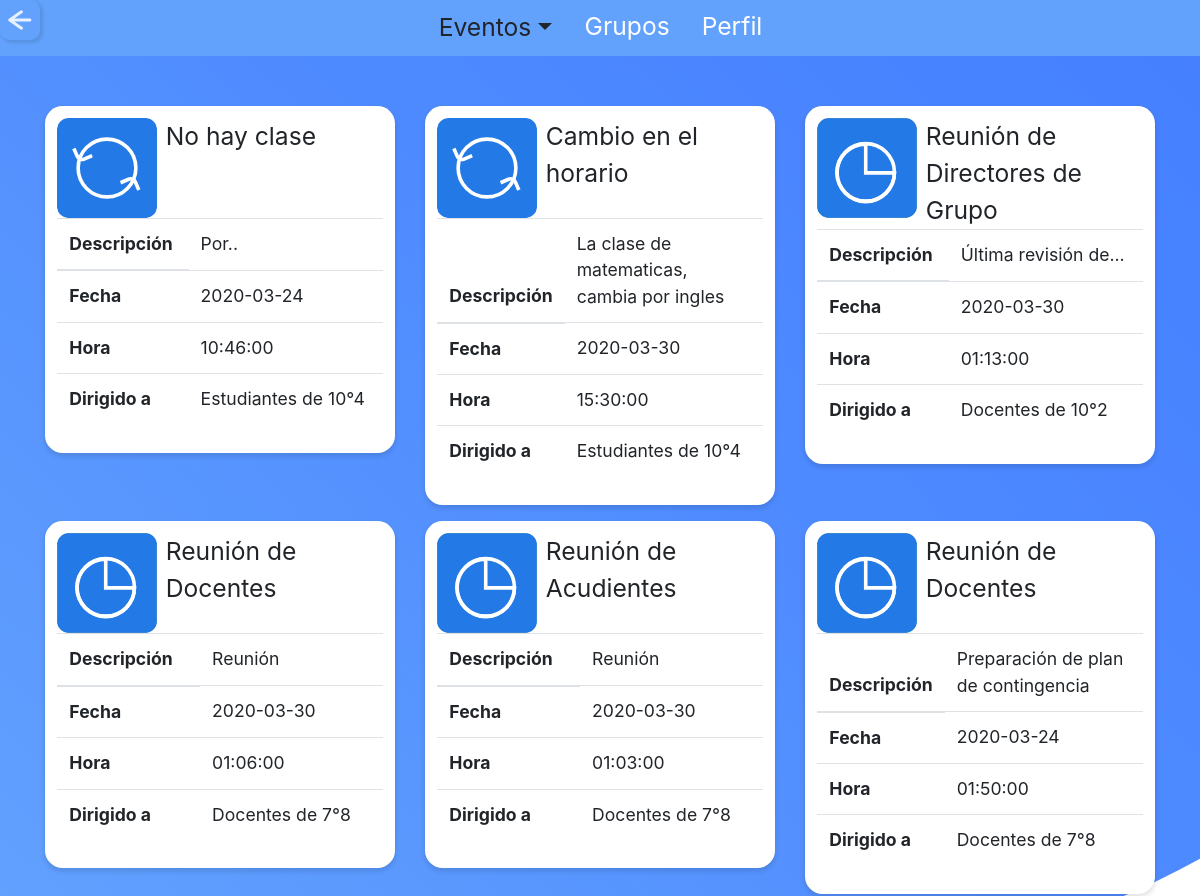
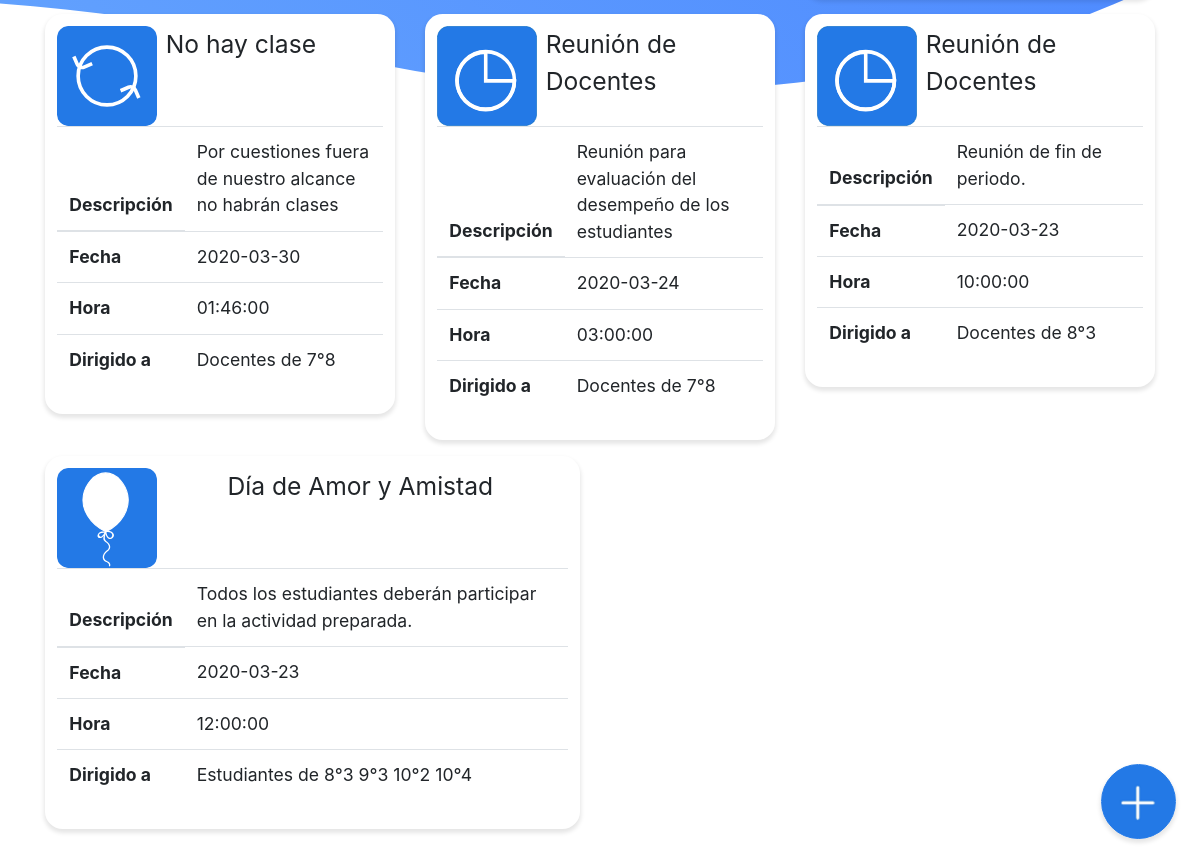
Page /admin/eventos.php (signed in) on the committed database (2 pictures, top to bottom).
### tables this page shows
CREATE TABLE `tbl_evento` (
  `id_evento` int(11) NOT NULL,
  `titulo_e` varchar(30) NOT NULL,
  `descripcion_e` text NOT NULL,
  `estado_e` varchar(10) NOT NULL,
  `id_tipo` varchar(40) NOT NULL,
  `id_fecha` varchar(40) NOT NULL,
  `id_horas` varchar(40) NOT NULL,
  `id_administrador` varchar(10) NOT NULL,
  `id_moderador` varchar(10) NOT NULL,
  `fecha_creacion_evento` datetime NOT NULL
);

CREATE TABLE `tbl_fecha_evento` (
  `id_fecha` varchar(40) NOT NULL,
  `fecha_publicacion` date NOT NULL,
  `fecha_evento` date NOT NULL,
  `fecha_eliminacion` date NOT NULL,
  `fecha_creacion` datetime NOT NULL
);

CREATE TABLE `tbl_hora_evento` (
  `id_horas` varchar(40) NOT NULL,
  `hora_publicacion` time NOT NULL,
  `hora_evento` time NOT NULL,
  `hora_eliminacion` time NOT NULL,
  `fecha_creacion_hora` datetime NOT NULL
);

CREATE TABLE `tbl_eventoxgrupo` (
  `id_evento` int(11) NOT NULL,
  `codigo_g` varchar(10) NOT NULL,
  `estudiante` int(11) NOT NULL,
  `acudiente` int(11) NOT NULL,
  `docente` int(11) NOT NULL
);

CREATE TABLE `tbl_grupo` (
  `codigo_g` varchar(10) NOT NULL,
  `grado_g` int(11) NOT NULL,
  `grupo_g` varchar(3) NOT NULL,
  `id_jornada` varchar(3) NOT NULL
);

### admin/eventos.php (the view, shortened to what this page needs)
<?php
  include "../php/conexion.php";
  include "../php/variables.php";
?>
<!doctype html>
<html>
  <head>
  <?php
    $title="Administrador | SchoolTime";
    echo Links($title);
    ?>
  </head>
  <body >
  <?php
$titulo="eventos";
echo Eventos($titulo);
$estado=$_REQUEST['id'];
?>
    <br>
    <br>
    <br>
    <br>
    <div class="container">
      <div class="row">
  <?php
	$query="SELECT * FROM tbl_evento  WHERE estado_e='$estado' order by id_evento desc";
  $resultado=$conexion->query($query);
	while ($row=$resultado->fetch_assoc()){
    $id_evento_actual = $row['id_evento'];
  ?>
  <div class="col-sm">
            <div class="card evento" onclick="lig(4)">
    <div class="row no-gutters">
      <div class="col-md-4">
        <?php if($row['id_tipo']=="00B"){
          ?>
          <img class="tipo-evento" src="../svg/cambio.svg">
          <?php
        }elseif($row['id_tipo']=="00C"){
          ?>
          <img class="tipo-evento" src="../svg/reunion.svg">
          <?php
        }else{
          ?>
          <img class="tipo-evento" src="../svg/fiesta.svg">
<?php
        }?>
      </div>
      <div class="col-md-7">
          <div class=" titulo_perfil large"><?php echo $row['titulo_e']?></div>
    </div>
  </div>
  <table class="table">
  <thead>
    <tr>
      <th  scope="col">Descripción</th>
      <td class="st_ryde"><?php echo $row['descripcion_e']?></td>
    </tr>
  </thead>
  <tbody>
    <tr>
    <th scope="col">Fecha</th>
    <?php
    $consultaFecha="SELECT * FROM tbl_evento as evento INNER JOIN tbl_fecha_evento as fecha ON evento.id_fecha=fecha.id_fecha where evento.id_evento='$id_evento_actual'";
	$result=$conexion->query($consultaFecha);
	while ($rowF=$result->fetch_assoc()){
  ?>
     <td class="st_ryde"><?php echo $rowF['fecha_evento']?></td>
     <?php
     }
     ?>
    </tr>
    <tr>
    <th scope="col">Hora</th>
    <?php
    $consultaFecha="SELECT * FROM tbl_evento as evento INNER JOIN tbl_hora_evento as hora ON evento.id_horas=hora.id_horas  where evento.id_evento='$id_evento_actual'";
	$result=$conexion->query($consultaFecha);
	while ($rowH=$result->fetch_assoc()){
  ?>
    <td class="st_ryde"><?php echo $rowH['hora_evento']?></td>
    <?php
  }
    ?>
</tr>
<tr>
    <th scope="col">Dirigido a</th>
    <td class="st_ryde">
    <?php
    $consultaDirigido="SELECT * FROM tbl_eventoxgrupo as exg INNER JOIN tbl_evento as evento ON exg.id_evento=evento.id_evento INNER JOIN tbl_grupo as grupo ON exg.codigo_g=grupo.codigo_g WHERE exg.id_evento='$id_evento_actual' ORDER BY grupo.grado_g";
  $resulta=$conexion->query($consultaDirigido);
  $count=1;
	while ($rowD=$resulta->fetch_assoc()){
    ?>
    <?php
    if($rowD['grado_g']!=null){
      if($count==1){
        if($rowD['estudiante'] == "1"){
          echo " Estudiantes ";
        }
        if($rowD['docente'] == "1"){
          echo " Docentes ";
        }
        echo " de ";
      }
      $count++;
      echo $rowD['grado_g']."°".$rowD['grupo_g'];
    }elseif($rowD['codigo_g']=="DOCENTES"){
      echo "Docentes sin dirección.";
    }
    ?>
     <?php
     }
     ?>
  </td>
</tr>
  </tbody>
</table>
</div>
</div>
<?php
  }
?>
</div>
</div>
 <center>
  <div class="form-check form-check-inline">
  <input class="btn_ok large" type="button" onclick="window.location.href = '<?php echo $n_evento?>';" value="Nuevo Evento">
  </div>
  </center>
  </body>
</html>

### css/style.css (style rules this page uses)
* { padding: 0; margin: 0; }
body { background: url(../svg/back_one.svg) no-repeat center center fixed; background-size: cover; font-size: 110%; }
.btn_ok { position: fixed; bottom: 0; right: 1.5rem; display: inline-block; font-weight: 400; color: transparent; -webkit-user-select: none; -moz-user-select: none; -ms-user-select: none; user-select: none; width: 75px; height: 75px; box-shadow: 0px 3px 4px 1px rgba(0, 0, 0, 0.1); background-color: c; background: url(../iconos/nuevo_env.png) no-repeat center center; background-size: 100%; border: 1px solid #2379E6; padding: 0.375rem 0.75rem; margin-bottom: 2rem; line-height: 1.5; border-radius: 3rem; margin-left: -1.5rem; transition: width .7s; }
input { background-color: white; width: 80px; height: 80px; border-radius: 10px; border-color: transparent; color: transparent; box-shadow: 2px 2px 3px 1px rgba(0, 0, 0, 0.1); }
.large { font-size: 140%; }
.evento { max-width: 535px; padding: 0.7em; border: 0px solid #CCC; box-shadow: 0px 3px 4px 1px rgba(0, 0, 0, 0.1); border-radius: 1em; background-color: white; flex: 0 0 66.666667%; margin-bottom: 1rem; }
.tipo-evento { background-color: white; width: 100px; height: 100px; border-radius: 10px; border-color: #F2F2F2; color: transparent; }

### rows in the picture
tbl_evento: titulo_e "No hay clase", descripcion_e "Por..", id_fecha.fecha_evento "2020-03-24", id_horas.hora_evento "10:46:00"
tbl_eventoxgrupo: estudiante "Estudiantes", shows "de", codigo_g.grado_g "10", codigo_g.grupo_g "4"
tbl_evento: titulo_e "Cambio en el horario", descripcion_e "La clase de matematicas, cambia por ingles", id_fecha.fecha_evento "2020-03-30", id_horas.hora_evento "15:30:00"
tbl_eventoxgrupo: estudiante "Estudiantes", shows "de", codigo_g.grado_g "10", codigo_g.grupo_g "4"
tbl_evento: titulo_e "Reunión de Directores de Grupo", descripcion_e "Última revisión de...", id_fecha.fecha_evento "2020-03-30", id_horas.hora_evento "01:13:00"
tbl_eventoxgrupo: docente "Docentes", shows "de", codigo_g.grado_g "10", codigo_g.grupo_g "2"
tbl_evento: titulo_e "Reunión de Docentes", descripcion_e "Reunión", id_fecha.fecha_evento "2020-03-30", id_horas.hora_evento "01:06:00"
tbl_eventoxgrupo: docente "Docentes", shows "de", codigo_g.grado_g "7", codigo_g.grupo_g "8"
tbl_evento: titulo_e "Reunión de Acudientes", descripcion_e "Reunión", id_fecha.fecha_evento "2020-03-30", id_horas.hora_evento "01:03:00"
tbl_eventoxgrupo: docente "Docentes", shows "de", codigo_g.grado_g "7", codigo_g.grupo_g "8"
tbl_evento: titulo_e "Reunión de Docentes", descripcion_e "Preparación de plan de contingencia", id_fecha.fecha_evento "2020-03-24", id_horas.hora_evento "01:50:00"
tbl_eventoxgrupo: docente "Docentes", shows "de", codigo_g.grado_g "7", codigo_g.grupo_g "8"
tbl_evento: titulo_e "No hay clase", descripcion_e "Por cuestiones fuera de nuestro alcance no habrán clases", id_fecha.fecha_evento "2020-03-30", id_horas.hora_evento "01:46:00"
tbl_eventoxgrupo: docente "Docentes", shows "de", codigo_g.grado_g "7", codigo_g.grupo_g "8"
tbl_evento: titulo_e "Reunión de Docentes", descripcion_e "Reunión para evaluación del desempeño de los estudiantes", id_fecha.fecha_evento "2020-03-24", id_horas.hora_evento "03:00:00"
tbl_eventoxgrupo: docente "Docentes", shows "de", codigo_g.grado_g "7", codigo_g.grupo_g "8"
tbl_evento: titulo_e "Reunión de Docentes", descripcion_e "Reunión de fin de periodo.", id_fecha.fecha_evento "2020-03-23", id_horas.hora_evento "10:00:00"
tbl_eventoxgrupo: docente "Docentes", shows "de", codigo_g.grado_g "8", codigo_g.grupo_g "3"
tbl_evento: titulo_e "Día de Amor y Amistad", descripcion_e "Todos los estudiantes deberán participar en la actividad preparada.", id_fecha.fecha_evento "2020-03-23", id_horas.hora_evento "12:00:00"
tbl_eventoxgrupo: estudiante "Estudiantes", shows "de", codigo_g.grado_g "8", codigo_g.grupo_g "3"
tbl_eventoxgrupo: codigo_g.grado_g "9", codigo_g.grupo_g "3"
tbl_eventoxgrupo: codigo_g.grado_g "10", codigo_g.grupo_g "2"
tbl_eventoxgrupo: codigo_g.grado_g "10", codigo_g.grupo_g "4"
